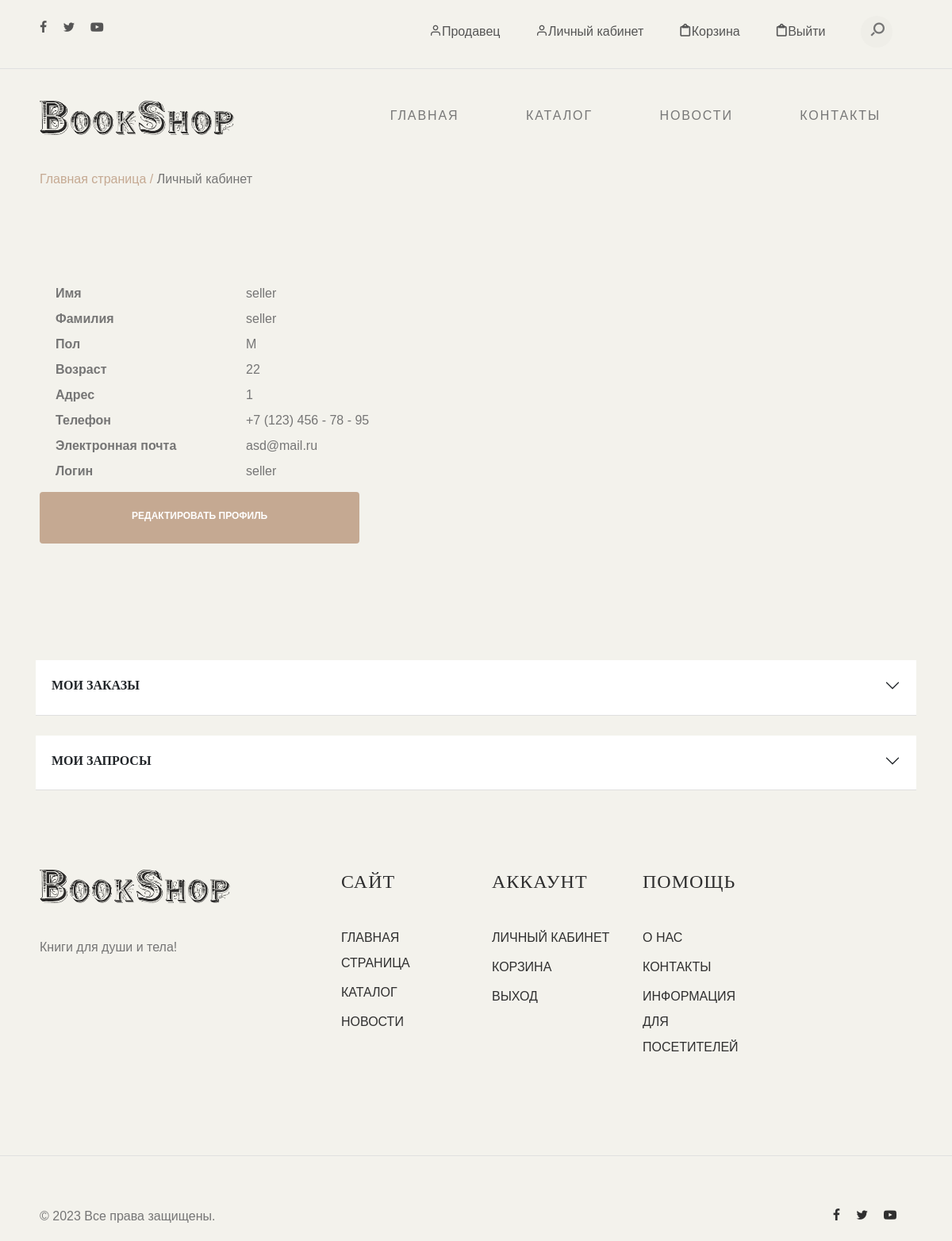
The app's page /profile/ (signed in) with its own data.
### authapp/models.py (models this page shows, shortened)
class User(AbstractUser):
    NOT_SELECTED = '------'
    GENDER = {
        (NOT_SELECTED, '------'),
        ('М', 'М'),
        ('Ж', 'Ж')
    }
    DEFAULT = '------'
    GROUP_USER = {
        (DEFAULT, 'Customer'),
        ('Seller', 'Seller'),
        ('Moderator', 'Moderator')
    }
    gender = models.CharField(max_length=20, choices=GENDER, default=NOT_SELECTED)
    in_group = models.CharField(max_length=20, choices=GROUP_USER, default=DEFAULT)
    age = models.PositiveIntegerField(default=0)
    address = models.CharField(max_length=100)
    telephone = models.CharField(max_length=30)
    date_update = models.DateField(auto_now_add=True)

### authapp/views.py (the view)
# urls.py: path('profile/', profile, name='profile'),
@login_required
def profile(request):
    requests = Request.objects.filter(user=request.user)
    context = {
            'requests': requests
        }
    return render(request, 'authapp/profile.html', context)

### basketapp/models.py (called while the page is built)
    def __str__(self):
        return f'{self.text[0:20]}'

### authapp/templates/authapp/profile.html (shortened to what this page needs)
{% extends 'mainapp/extends/base.html'%}
{% load static %}
{% block  content %}
<div id="header-wrap">
    {% include 'mainapp/includes/header.html'%}
    {% include 'mainapp/includes/menu.html'%}
</div>
<section>
    <div class="container">
        <div class="row">
            <div class="col-md-12">
                <div class="breadcrumbs">
                    <span class="item"><a href="{% url 'index' %}">Главная страница /</a></span>
                    <span class="item">Личный кабинет</span>
                </div>
            </div>
        </div>
    </div>
</section>
<section class="padding-large">
    <div class="container">
        <div class="row">
            <div class="col-md-8">
                <div class="row">
                    <div class="col-md-12">
                        <div class="col-md-4">
                            <label class="text">Имя</label>
                        </div>
                        <div class="col-md-4">
                            {{ user.first_name }}
                        </div>
                    </div>
                    <div class="col-md-12">
                        <div class="col-md-4">
                            <label class="text">Фамилия</label>
                        </div>
                        <div class="col-md-4">
                            {{ user.last_name }}
                        </div>
                    </div>
                    <div class="col-md-12">
                        <div class="col-md-4">
                            <label class="text">Пол</label>
                        </div>
                        <div class="col-md-4">
                            <span class="text">{{ user.gender }}</span>
                        </div>
                    </div>
                    <div class="col-md-12">
                        <div class="col-md-4">
                            <label class="text">Возраст</label>
                        </div>
                        <div class="col-md-4">
                            {{ user.age }}
                        </div>
                    </div>
                    <div class="col-md-12">
                        <div class="col-md-4">
                            <label class="text">Адрес</label>
                        </div>
                        <div class="col-md-4">
                            {{ user.address }}
                        </div>
                    </div>
                    <div class="col-md-12">
                        <div class="col-md-4">
                            <label class="text">Телефон</label>
                        </div>
                        <div class="col-md-4">
                            {{ user.telephone }}
                        </div>
                    </div>
                    <div class="col-md-12">
                        <div class="col-md-4">
                            <label class="text">Электронная почта</label>
                        </div>
                        <div class="col-md-4">
                            {{ user.email }}
                        </div>
                    </div>
                    <div class="col-md-12">
                        <div class="col-md-4">
                            <label class="text">Логин</label>
                        </div>
                        <div class="col-md-4">
                            {{ user.username }}
                        </div>
                    </div>
                    <div class="col-md-7">
                        <a href="{% url 'edit_profile' %}">
                            <button type="button" class="btn btn-accent btn-full">Редактировать профиль</button>
                        </a>
                    </div>
                </div>
            </div>
        </div>
    </div>
</section>
<section>
    <div class="container">
        <div class="row">
            <div class="col">
                <div class="accordion" id="accordionExample">
                    <div class="accordion-item">
                        <h2 class="accordion-header" id="headingOne">
                            <button class="accordion-button collapsed" type="button" data-bs-toggle="collapse"
                                    data-bs-target="#collapseOne" aria-expanded="false" aria-controls="collapseOne">
                                Мои заказы
                            </button>
                        </h2>
                    </div>
                </div>
            </div>
        </div>
    </div>
</section>
<section>
    <div class="container">
        <div class="row">
            <div class="col">
                <div class="accordion" id="accordion2">
                    <div class="accordion-item">
                        <h2 class="accordion-header" id="headingTwo">
                            <button class="accordion-button collapsed" type="button" data-bs-toggle="collapse"
                                    data-bs-target="#collapseTwo" aria-expanded="false" aria-controls="collapseTwo">
                                Мои запросы
                            </button>
                        </h2>
                    </div>
                </div>
            </div>
        </div>
    </div>
</section>
{% include 'mainapp/includes/footer.html'%}
{% endblock %}

### static/style.css (style rules this page uses)
:root { --header-height : 160px; --header-height-min : 80px; }
:root { --accent-color : #C5A992; --secondary-color : #C5A992; --dark-color : #2f2f2f; --light-color : #F3F2EC; --body-text-color : #757575; --light-text-color : #afafaf; --dark-text-color : #2f2f2f; }
:root { --body-font : "Raleway", sans-serif; --heading-font : "Prata", Georgia, serif; --secondary-font : "Playfair Display", Georgia, serif; }
*, *::before, *::after { -webkit-box-sizing: border-box; -moz-box-sizing: border-box; box-sizing: border-box; }
html { box-sizing: border-box; }
body { font-family: var(--body-font); font-size: 16px; line-height: 2; color: var(--body-text-color); background-color: var(--light-color); }
a { color: var(--accent-color); transition: 0.3s color ease-out; }
button, input, select, textarea { font-family: inherit; font-size: inherit; line-height: inherit; outline: 0; }
h1, .h1, h2, .h2, h3, .h3, h4, .h4, h5, .h5, h6, .h6 { font-family: var(--heading-font); line-height: 1.2; color: var(--dark-color); }
h1, h2, h3 { margin: 25px 0; text-transform: capitalize; }
h2, .h2 { font-size: 1.5em; line-height: 1.4; }
::placeholder { color: #999; }
.container::after, .row::after, .clearfix::after { display: block; clear: both; content: ""; }
label, legend { display: block; margin-bottom: 0; font-weight: 600; }
button, .button { margin-bottom: 1mm; }
a.btn, input[type="button"], input[type="submit"], input[type="reset"], input[type="file"], button { background-image: none; background: var(--accent-color); text-decoration: none !important; display: inline-block; position: relative; border: 1px solid transparent; border-radius: 0; padding: 0.75em 0.75em; margin-top: 15px; font-size: 15px; font-weight: bold; line-height: normal; text-align: center; text-transform: uppercase; color: #fff; z-index: 1; cursor: pointer; white-space: nowrap; vertical-align: middle; -webkit-transition: all 0.3s ease-in; transition: all 0.3s ease-in; -ms-touch-action: manipulation; touch-action: manipulation; -webkit-user-select: none; -moz-user-select: none; -ms-user-select: none; user-select: none; }
.btn:last-child { margin-right: 0; }
.btn.btn-full { display: block; margin: .85em 0; width: 100%; text-align: center; }
.btn.btn-accent { color: #ffffff; background-color: var(--accent-color); }
.accordion-button { position: relative; display: flex; align-items: center; width: 100%; padding: 1rem 1.25rem; font-size: 1rem; color: #212529; text-align: left; background-color: #fff; border: 0; border-radius: 0; box-shadow: none; overflow-anchor: none; transition: color 0.15s ease-in-out, background-color 0.15s ease-in-out, border-color 0.15s ease-in-out, box-shadow 0.15s ease-in-out, border-radius 0.15s ease; }
.accordion-button::after { flex-shrink: 0; width: 1.25rem; height: 1.25rem; margin-left: auto; content: ""; background-repeat: no-repeat; background-size: 1.25rem; transition: transform 0.2s ease-in-out; }
.accordion-header { margin-bottom: 0; }
.accordion-item { background-color: #fff; border-bottom: 1px solid rgba(0, 0, 0, 0.125); }
.padding-large { padding-top: 7em; padding-bottom: 7em; }
button { font-size: 1em; font-weight: 600; border: none; height: 65px; cursor: pointer; text-transform: uppercase; }
.btn-accent { color: #111; }

### records on screen
User: first_name "seller", last_name "seller", gender "М", age "22", address "1", telephone "+7 (123) 456 - 78 - 95", email "asd@mail.ru", username "seller"
